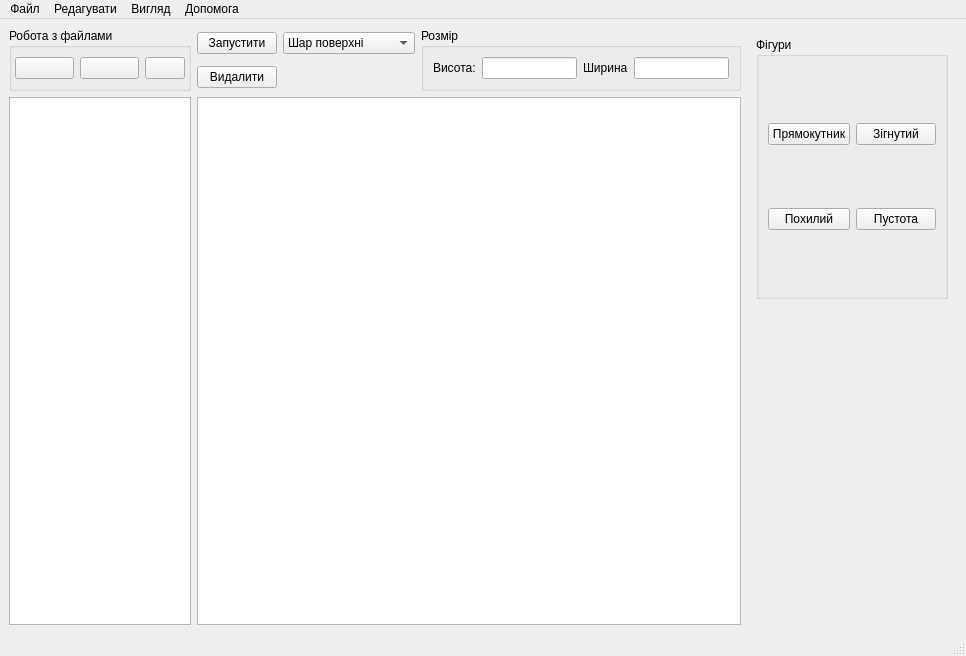
<?xml version="1.0" encoding="UTF-8"?>
<ui version="4.0">
 <class>MainWindow</class>
 <widget class="QMainWindow" name="MainWindow">
  <property name="geometry">
   <rect>
    <x>0</x>
    <y>0</y>
    <width>966</width>
    <height>656</height>
   </rect>
  </property>
  <property name="windowTitle">
   <string>MainWindow</string>
  </property>
  <property name="styleSheet">
   <string notr="true"/>
  </property>
  <widget class="QWidget" name="centralwidget">
   <layout class="QGridLayout" name="gridLayout" rowstretch="1,10,15" columnstretch="1,3,0,0">
    <item row="0" column="0">
     <widget class="QGroupBox" name="groupBox_3">
      <property name="title">
       <string>Робота з файлами</string>
      </property>
      <layout class="QGridLayout" name="gridLayout_3" columnstretch="1,1,0">
       <property name="leftMargin">
        <number>3</number>
       </property>
       <property name="topMargin">
        <number>3</number>
       </property>
       <property name="rightMargin">
        <number>3</number>
       </property>
       <property name="bottomMargin">
        <number>3</number>
       </property>
       <item row="0" column="0">
        <widget class="QPushButton" name="pushButton_addNewFile">
         <property name="enabled">
          <bool>true</bool>
         </property>
         <property name="text">
          <string/>
         </property>
         <property name="iconSize">
          <size>
           <width>8</width>
           <height>8</height>
          </size>
         </property>
        </widget>
       </item>
       <item row="0" column="1">
        <widget class="QPushButton" name="pushButton_openNewFile">
         <property name="text">
          <string/>
         </property>
         <property name="iconSize">
          <size>
           <width>8</width>
           <height>8</height>
          </size>
         </property>
        </widget>
       </item>
       <item row="0" column="2">
        <widget class="QPushButton" name="pushButton_deleteFile">
         <property name="text">
          <string/>
         </property>
         <property name="iconSize">
          <size>
           <width>8</width>
           <height>8</height>
          </size>
         </property>
        </widget>
       </item>
      </layout>
     </widget>
    </item>
    <item row="1" column="0" rowspan="2">
     <widget class="QTreeView" name="treeView">
      <property name="baseSize">
       <size>
        <width>0</width>
        <height>0</height>
       </size>
      </property>
     </widget>
    </item>
    <item row="2" column="3">
     <spacer name="verticalSpacer">
      <property name="orientation">
       <enum>Qt::Orientation::Vertical</enum>
      </property>
      <property name="sizeHint" stdset="0">
       <size>
        <width>20</width>
        <height>40</height>
       </size>
      </property>
     </spacer>
    </item>
    <item row="0" column="3" rowspan="2">
     <widget class="QWidget" name="widget_2" native="true">
      <layout class="QVBoxLayout" name="verticalLayout">
       <item>
        <widget class="QGroupBox" name="groupBox_2">
         <property name="title">
          <string>Фігури</string>
         </property>
         <layout class="QHBoxLayout" name="horizontalLayout_3">
          <item>
           <layout class="QGridLayout" name="gridLayout_2">
            <item row="0" column="1">
             <widget class="QPushButton" name="pushButton_curved">
              <property name="text">
               <string>Зігнутий</string>
              </property>
             </widget>
            </item>
            <item row="0" column="0">
             <widget class="QPushButton" name="pushButton_ordinary">
              <property name="text">
               <string>Прямокутник</string>
              </property>
             </widget>
            </item>
            <item row="1" column="0">
             <widget class="QPushButton" name="pushButton_slanted">
              <property name="text">
               <string>Похилий</string>
              </property>
             </widget>
            </item>
            <item row="1" column="1">
             <widget class="QPushButton" name="pushButton_invisible">
              <property name="text">
               <string>Пустота</string>
              </property>
             </widget>
            </item>
           </layout>
          </item>
         </layout>
        </widget>
       </item>
      </layout>
     </widget>
    </item>
    <item row="1" column="1" rowspan="2" colspan="2">
     <widget class="MainGraphicsView" name="graphicsView"/>
    </item>
    <item row="0" column="1" colspan="2">
     <layout class="QGridLayout" name="gridLayout_4">
      <item row="0" column="0">
       <widget class="QPushButton" name="pushButton_start">
        <property name="text">
         <string>Запустити</string>
        </property>
       </widget>
      </item>
      <item row="0" column="1">
       <widget class="QComboBox" name="comboBox">
        <item>
         <property name="text">
          <string>Шар поверхні</string>
         </property>
        </item>
        <item>
         <property name="text">
          <string>Шар вологості</string>
         </property>
        </item>
        <item>
         <property name="text">
          <string>Шар температури</string>
         </property>
        </item>
       </widget>
      </item>
      <item row="1" column="0">
       <widget class="QPushButton" name="pushButton_deleteObject">
        <property name="text">
         <string>Видалити</string>
        </property>
       </widget>
      </item>
      <item row="0" column="2" rowspan="2">
       <widget class="QGroupBox" name="groupBox">
        <property name="title">
         <string>Розмір</string>
        </property>
        <layout class="QHBoxLayout" name="horizontalLayout_2">
         <item>
          <widget class="QLabel" name="label">
           <property name="text">
            <string>Висота:</string>
           </property>
          </widget>
         </item>
         <item>
          <widget class="QLineEdit" name="lineEdit_height"/>
         </item>
         <item>
          <widget class="QLabel" name="label_2">
           <property name="text">
            <string>Ширина</string>
           </property>
          </widget>
         </item>
         <item>
          <widget class="QLineEdit" name="lineEdit_width"/>
         </item>
        </layout>
       </widget>
      </item>
     </layout>
    </item>
   </layout>
  </widget>
  <widget class="QMenuBar" name="menubar">
   <property name="geometry">
    <rect>
     <x>0</x>
     <y>0</y>
     <width>966</width>
     <height>22</height>
    </rect>
   </property>
   <property name="styleSheet">
    <string notr="true"/>
   </property>
   <widget class="QMenu" name="file">
    <property name="title">
     <string>Файл</string>
    </property>
    <addaction name="actionCreateNewFile"/>
    <addaction name="actionOpenNewFile"/>
    <addaction name="separator"/>
    <addaction name="actionSaveFile"/>
    <addaction name="actionSaveFileAs"/>
    <addaction name="actionSaveAll"/>
    <addaction name="separator"/>
    <addaction name="action_7"/>
   </widget>
   <widget class="QMenu" name="menu_2">
    <property name="title">
     <string>Редагувати</string>
    </property>
   </widget>
   <widget class="QMenu" name="menu_3">
    <property name="title">
     <string>Допомога</string>
    </property>
   </widget>
   <widget class="QMenu" name="view">
    <property name="title">
     <string>Вигляд</string>
    </property>
    <widget class="QMenu" name="mainTheme">
     <property name="title">
      <string>Тема редактора</string>
     </property>
     <addaction name="actionLightTheme"/>
     <addaction name="actionDarkTheme"/>
    </widget>
    <addaction name="mainTheme"/>
   </widget>
   <addaction name="file"/>
   <addaction name="menu_2"/>
   <addaction name="view"/>
   <addaction name="menu_3"/>
  </widget>
  <widget class="QStatusBar" name="statusbar"/>
  <action name="actionSaveFile">
   <property name="text">
    <string>Зберегти файл</string>
   </property>
  </action>
  <action name="actionSaveFileAs">
   <property name="text">
    <string>Зберегти файл як</string>
   </property>
  </action>
  <action name="actionSaveAll">
   <property name="text">
    <string>Зберегти усе</string>
   </property>
  </action>
  <action name="action_7">
   <property name="text">
    <string>Закрити усе</string>
   </property>
  </action>
  <action name="action_8">
   <property name="text">
    <string>Відкрити наявний</string>
   </property>
  </action>
  <action name="action_9">
   <property name="text">
    <string>Створити новий</string>
   </property>
  </action>
  <action name="actionCreateNewFile">
   <property name="text">
    <string>Новий файл</string>
   </property>
  </action>
  <action name="actionOpenNewFile">
   <property name="text">
    <string>Відкрити файл</string>
   </property>
  </action>
  <action name="action_2">
   <property name="text">
    <string>Світла</string>
   </property>
  </action>
  <action name="actionLightTheme">
   <property name="text">
    <string>Світла</string>
   </property>
  </action>
  <action name="actionDarkTheme">
   <property name="text">
    <string>Темна</string>
   </property>
  </action>
 </widget>
 <customwidgets>
  <customwidget>
   <class>MainGraphicsView</class>
   <extends>QGraphicsView</extends>
   <header>widgets/maingraphicsview.h</header>
  </customwidget>
 </customwidgets>
 <resources/>
 <connections/>
</ui>
